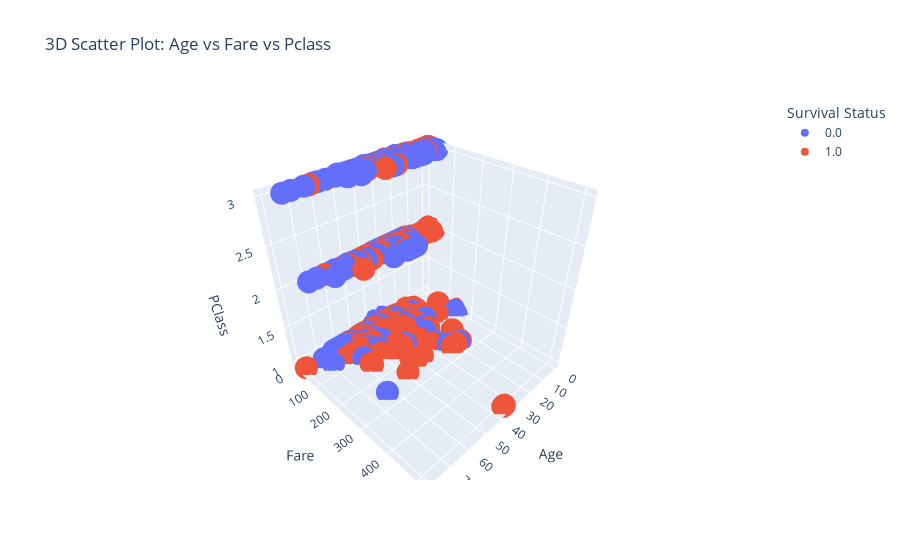

The notebook cell saved with this chart:
### Markdown cell above
## $\circ$ 3D график (Интерактивный)

### Code cell
fig = px.scatter_3d(
    data,
    x='Age',
    y='Fare',
    z='Pclass',
    color='Survived',  # Use color to differentiate survivors
    title="3D Scatter Plot: Age vs Fare vs Pclass",
    labels={"Age": "Age", "Fare": "Fare", "Pclass": "PClass", "Survived": "Survival Status"}
)

fig.show()

### Figure 1 — Plotly figure (JSON) as saved in the notebook; plotly's stock layout.template omitted (floating-point values rounded to 4 significant figures; data arrays with more than 128 entries replaced by an {"elided": "..."} marker saying what was removed)
{"data": [{"hovertemplate": "Survival Status=0.0<br>Age=%{x}<br>Fare=%{y}<br>PClass=%{z}<extra></extra>", "legendgroup": "0.0", "marker": {"color": "#636efa", "symbol": "circle"}, "mode": "markers", "name": "0.0", "scene": "scene", "showlegend": true, "type": "scatter3d", "x": {"elided": "549 float values"}, "y": {"elided": "549 float values"}, "z": {"elided": "549 int values"}}, {"hovertemplate": "Survival Status=1.0<br>Age=%{x}<br>Fare=%{y}<br>PClass=%{z}<extra></extra>", "legendgroup": "1.0", "marker": {"color": "#EF553B", "symbol": "circle"}, "mode": "markers", "name": "1.0", "scene": "scene", "showlegend": true, "type": "scatter3d", "x": {"elided": "342 float values"}, "y": {"elided": "342 float values"}, "z": {"elided": "342 int values"}}], "layout": {"legend": {"title": {"text": "Survival Status"}, "tracegroupgap": 0}, "scene": {"domain": {"x": [0, 1], "y": [0, 1]}, "xaxis": {"title": {"text": "Age"}}, "yaxis": {"title": {"text": "Fare"}}, "zaxis": {"title": {"text": "PClass"}}}, "title": {"text": "3D Scatter Plot: Age vs Fare vs Pclass"}}}
